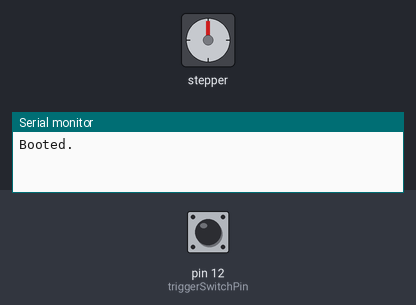
This sketch was run on a simulated Arduino Uno, built with avr-gcc and run on an emulated ATmega328P. Shown: stepper motor, the last lines printed to the serial monitor. Inputs (shaded band) come from the test bench; at power-on: pin 12 (triggerSwitchPin) HIGH. Stepper angles assume 200 steps per turn.

Above: at 1.2 s.
1.3 s: pin 12 (triggerSwitchPin) pulled LOW for 0.15 s
At 8.04 s:
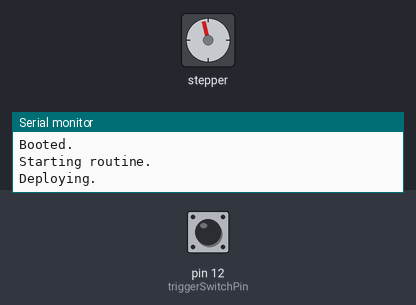
At 8.68 s:
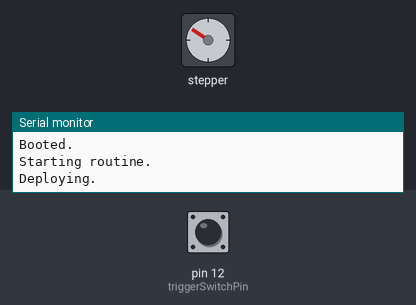
Timing chart, 0 to 10.9 s (numbered marks = the images above; inputs shaded):
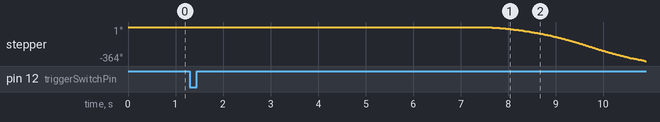

Measured:
- after the input at 1.3 s, stepper: keeps turning counter-clockwise at about 107°/s, starting after 6.2 s

The sketch:

beetlejuice-snake.ino
```cpp
#include <AccelStepper.h>

const int triggerSwitchPin = 12;
const int stepperPulsePin = 7;
const int stepperDirectionPin = 6;
const int waitBeforeDeploy = 6000;
const int deployedPosition = -235;
const unsigned long deployDurationMillis = 5500;

unsigned long deployMillis = 0;
bool triggerSwitchPressed = false;
int routineState = 0; // 0: Ready, 1: Deploying, 2: Deployed, 3: Undeploying

AccelStepper stepper(1, stepperPulsePin, stepperDirectionPin);

void startRoutine() {
  if (routineState != 0) {
    Serial.println("Error: Cannot start routine while not in ready state.");
    return;
  }
  routineState = 1;
  delay(waitBeforeDeploy);
  Serial.println("Deploying.");
}

void runRoutine() {
  if (routineState == 1) {
    if (stepper.targetPosition() != deployedPosition) {
      stepper.setMaxSpeed(800);
      stepper.setAcceleration(40);
      stepper.moveTo(deployedPosition);
      stepper.run();
      return;
    }
    if (abs(stepper.currentPosition()) >= abs(deployedPosition)) {
      routineState = 2;
      deployMillis = millis();
      Serial.println("Deployed.");
    } else {
      stepper.run();
    }
  }
  if (routineState == 2) {
    unsigned long currentMillis = millis();
    if (currentMillis - deployMillis >= deployDurationMillis) {
      deployMillis = currentMillis;
      routineState = 3;
      Serial.println("Undeploying.");
    }
  }
  if (routineState == 3) {
    if (stepper.targetPosition() != 0) {
      stepper.setMaxSpeed(500);
      stepper.setAcceleration(30);
      stepper.moveTo(0);
      stepper.run();
      return;
    }
    if (stepper.currentPosition() == 0) {
      routineState = 0;
      Serial.println("Ready.");
    } else {

      stepper.run();
    }
  }
}

void handleTriggerSwitch() {
  boolean currentTriggerSwitchPinValue = digitalRead(triggerSwitchPin);
  if (currentTriggerSwitchPinValue == LOW && !triggerSwitchPressed) {
    triggerSwitchPressed = true;
    Serial.println("Starting routine.");
    delay(200);
    startRoutine();
  } else if (currentTriggerSwitchPinValue == HIGH && triggerSwitchPressed) {
    triggerSwitchPressed = false;
    delay(200);
  }
}

void setup() {
  Serial.begin(9600);
  pinMode(triggerSwitchPin, INPUT);
  Serial.println("Booted.");
}

void loop() {
  if (routineState == 0) {
    handleTriggerSwitch();
  } else {
    runRoutine();
  }
}
```
